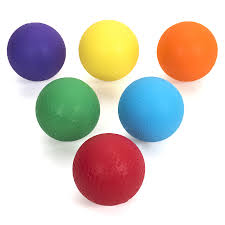
#> input picture test_images/ball.jpg, 225 x 225 px, found by its file name
$ python 'popeye test.py'   (older library calls are emulated)
#> lines starting #> are read from the running program, lines starting #| are printed output that depends on the picture; after the words box and inside, x2 and y2 are one past the last pixel; in counts of white or black regions, pixels touching at a corner belong together
import cv2
import numpy as np
import matplotlib.pyplot as plt
res=cv2.imread('ball.jpg',0)
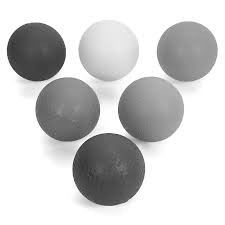
#> res: shape (225, 225); min 39, max 255, mean 204.7
mask=cv2.Canny(res,80,80)
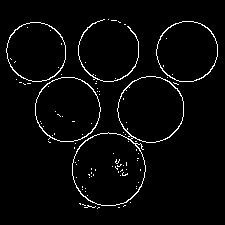
#> mask: shape (225, 225); 3.1% white in thin lines or dots, all inside (x1, y1, x2, y2) = (6, 19, 218, 209)
kernel=np.ones((5,5),np.uint8)
'''erosion=cv2.erode(mask,kernel,iterations=1)
dilation=cv2.dilate(mask,kernel,iterations=1)
opening=cv2.morphologyEx(mask,cv2.MORPH_OPEN,kernel)
closing=cv2.morphologyEx(mask,cv2.MORPH_CLOSE,kernel)
'''
retval,thresh=cv2.threshold(res,230,255,cv2.THRESH_BINARY)
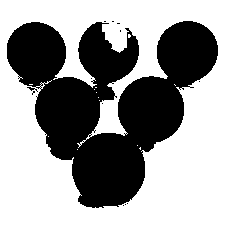
#> thresh: shape (225, 225); 59.2% white; 13 black regions (12 under 20 px)
im2, contours, hierarchy = cv2.findContours(mask,cv2.RETR_TREE,cv2.CHAIN_APPROX_SIMPLE)
#> contours = 103 contours, 93 with area under 20; largest, box (x1, y1, x2, y2) and area: (72, 76, 184, 206) 7614, (72, 132, 146, 206) 4140, (117, 76, 184, 143) 3368, (35, 77, 101, 142) 3300, (35, 77, 101, 142) 3250


# loop over the contours
for c in contours:
	# compute the center of the contour
    M = cv2.moments(c)
    if M['m00'] > 0:
          print('yo')
          cx = int(M['m10']/M['m00'])
          cy = int(M['m01']/M['m00'])
          cv2.circle(res, (cx, cy), 5, (0,0,255), -1)
#> this loop made 103 passes
#> (c, cx, cy) on passes 6, 56: ([[79, 203], [80, 204], [80, 203]], 79, 203), ([[88, 174], [89, 175], [89, 174]], 88, 174)
#> (cx, cy) on passes 4, 27, 28, 41, 42, 57: (88, 205), (67, 109), (67, 109), (127, 141), (108, 168), (124, 174)
#| yo
#| yo
#| yo
#| yo
#| yo
#| yo
#| yo
#| yo
#> (further printed lines are left out)
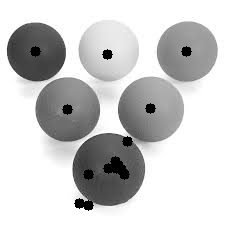
#> res: shape (225, 225); 2.09% of pixels changed, all inside (x1, y1, x2, y2) = (30, 46, 192, 211)
cv2.imshow('th',thresh)
cv2.imshow('gray',res)

cv2.imshow('res',mask)
'''cv2.imshow('er',erosion)
cv2.imshow('di',dilation)
cv2.imshow('op',opening)
cv2.imshow('clo',closing)
'''
# [6 lines of commented-out code are left out]
cv2.waitKey(0)
cv2.destroyAllWindows()
